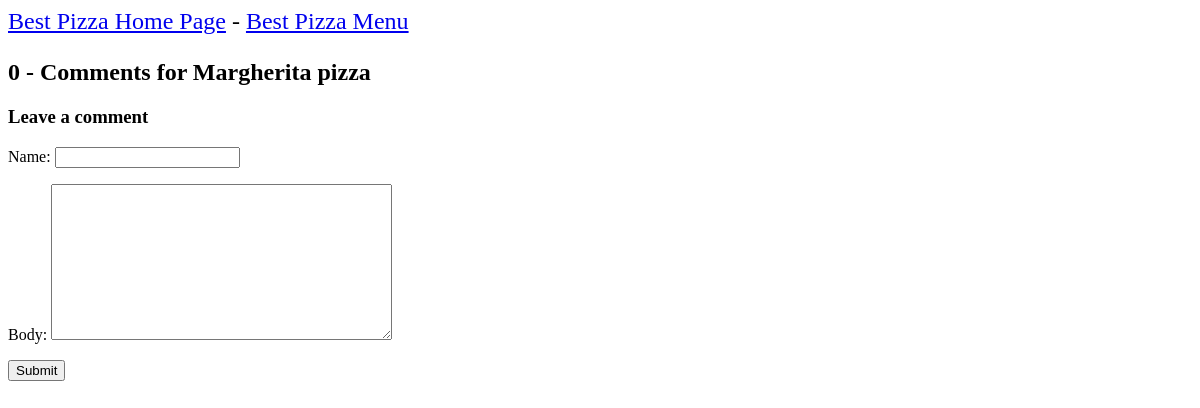
The page /toppings/7/ on the database as committed earlier.
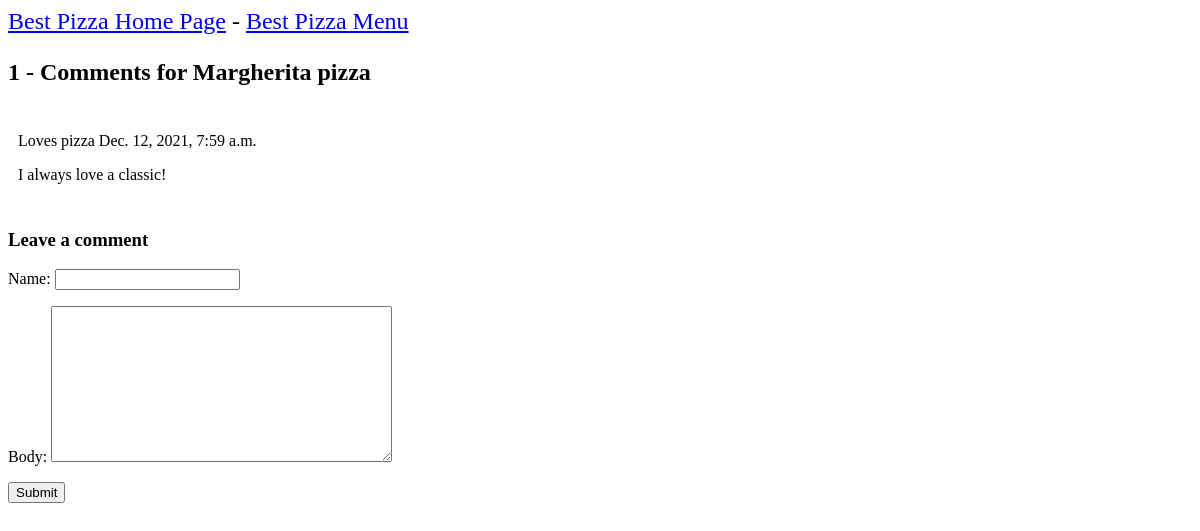
The same page on the database as committed later.
### pizzas/models.py (models this page shows, shortened)
class Pizza(models.Model):
    name = models.CharField(max_length=100)
    def __str__(self):
        return self.name

class Comment(models.Model):
    pizza = models.ForeignKey(Pizza, on_delete=models.CASCADE)
    name = models.CharField(max_length=80)
    body = models.TextField()
    created_on = models.DateTimeField(auto_now_add=True)
    class Meta:
        ordering = ["created_on"]

### pizzas/views.py (the view)
# urls.py: path("toppings/<int:pizza_id>/", views.pizza_comment, name="pizza_comment"),
def pizza_comment(request, pizza_id):
    pizza = Pizza.objects.get(id=pizza_id)
    comments = pizza.comment_set.order_by("created_on")
    new_comment = None
    if request.method == "POST":
        comment_form = CommentForm(data=request.POST)
        if comment_form.is_valid():
            new_comment = comment_form.save(commit=False)
            new_comment.pizza = pizza
            new_comment.save()
    else:
        comment_form = CommentForm()
    context = {
        "pizza": pizza,
        "comments": comments,
        "new_comment": new_comment,
        "comment_form": comment_form,
    }
    return render(request, "pizzas/pizza_comment.html", context)

### pizzas/forms.py
class CommentForm(forms.ModelForm):
    class Meta:
        model = Comment
        fields = ("name", "body")

### pizzas/templates/pizzas/pizza_comment.html (shortened to what this page needs)
{% extends "pizzas/base.html" %}
{% block page_header %}
<div class="col-md-8 card mb-4 mt-3">
    <div class="card-body">
        <h2>{{comments.count}} - Comments for {{ pizza }} pizza</h2>
        {% for comment in comments %}
        <div class="comments" style="padding: 10px;">
            <p class="front-weight-bold">
                {{comment.name}}
                <span class=" text-muted font-weight-normal">
                    {{comment.created_on}}
                </span>
            </p>
            {{comment.body | linebreaks}}
        </div>
        {% endfor %}
    </div>
</div>
<div class="col-md-8 mb-4 mt-3">
    <div class="card-body">
        <h3>Leave a comment</h3>
        <form method="post" style="margin-top: 1.3am;">
            {{ comment_form.as_p }}
            <button type="submit" class="btn btn-primary btn-lg">Submit</button>
        </form>
    </div>
</div>
{% endblock page_header %}

### pizzas/templates/pizzas/base.html (shortened to what this page needs)
<p style="font-size: 2vw;">
    <a href="{% url 'pizzas:index' %}">Best Pizza Home Page</a> -
    <a href="{% url 'pizzas:menu' %}">Best Pizza Menu</a>
</p>
{% block page_header %}{% endblock page_header %}

Rows that differ between the two databases and show on the page:
added Comment: name "Loves pizza", created_on "Dec. 12, 2021, 7:59 a.m.", body "I always love a classic!"
Other text that changed with them:
{{ comments.count }}: "0" → "1"
